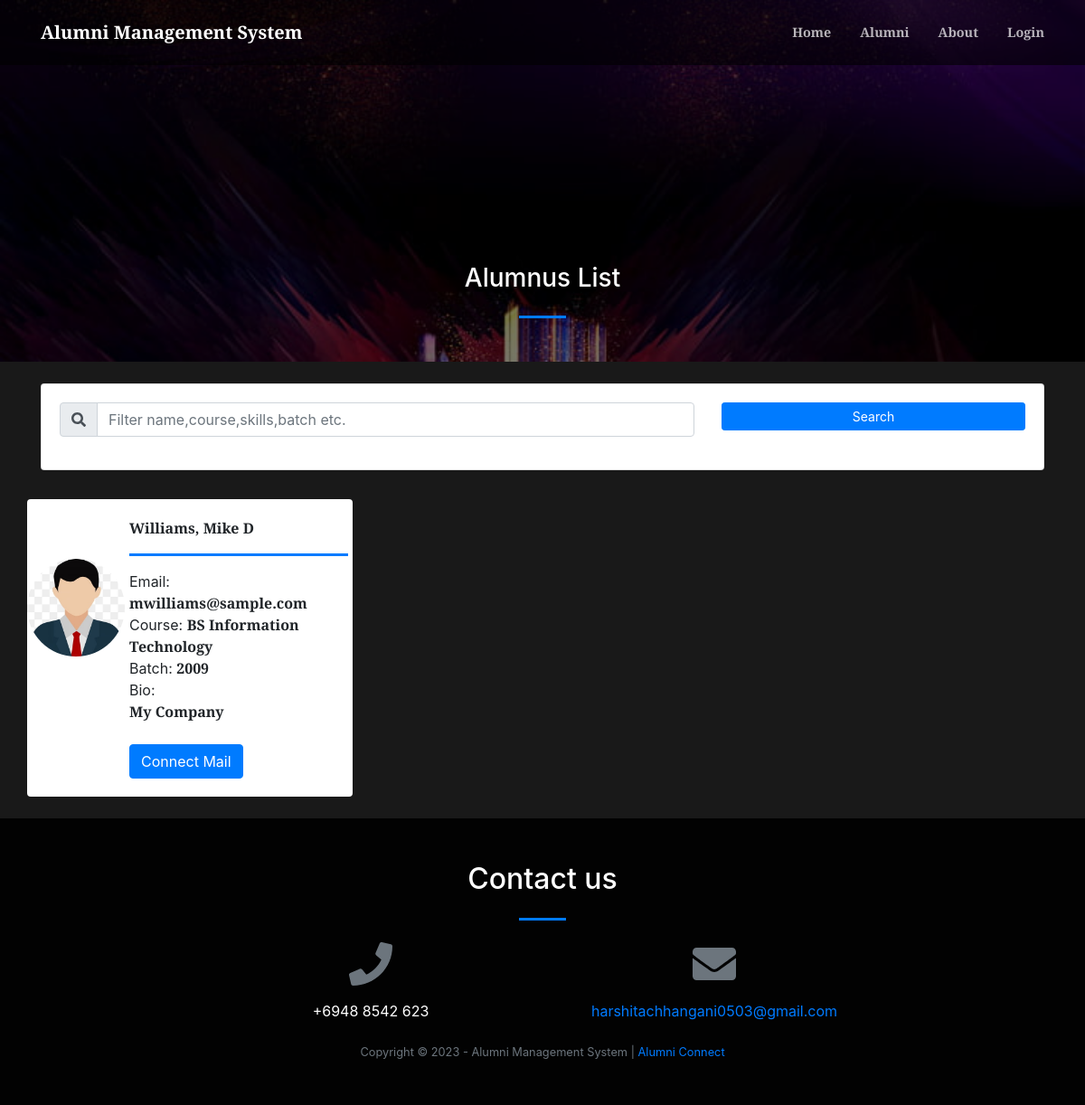
The app's page /index.php?page=alumni_list with its own data.
### tables this page shows
CREATE TABLE `alumnus_bio` (
  `id` int(30) NOT NULL,
  `firstname` varchar(200) NOT NULL,
  `middlename` varchar(200) NOT NULL,
  `lastname` varchar(200) NOT NULL,
  `gender` varchar(10) NOT NULL,
  `batch` year(4) NOT NULL,
  `course_id` int(30) NOT NULL,
  `email` varchar(250) NOT NULL,
  `connected_to` text NOT NULL,
  `avatar` text NOT NULL,
  `status` tinyint(1) NOT NULL DEFAULT 0 COMMENT '0= Unverified, 1= Verified',
  `date_created` date NOT NULL DEFAULT current_timestamp()
);

CREATE TABLE `courses` (
  `id` int(30) NOT NULL,
  `course` text NOT NULL,
  `about` text NOT NULL
);

### alumni_list.php (the view, shortened to what this page needs)
<?php
include 'admin/db_connect.php';
?>
        <header class="masthead">
            <div class="container-fluid h-100">
                <div class="row h-100 align-items-center justify-content-center text-center">
                    <div class="col-lg-8 align-self-end mb-4 page-title">
                        <h3 class="text-white">Alumnus List</h3>
                        <hr class="divider my-4" />
                    </div>
                </div>
            </div>
        </header>
        	<div class="container">
        		<div class="card mb-4 mt-4">
		        <div class="card-body">
		            <div class="row">
		                <div class="col-md-8">
		                    <div class="input-group mb-3">
		                      <div class="input-group-prepend">
		                        <span class="input-group-text" id="filter-field"><i class="fa fa-search"></i></span>
		                      </div>
		                      <input type="text" class="form-control" id="filter" placeholder="Filter name,course,skills,batch etc." aria-label="Filter" aria-describedby="filter-field">
		                    </div>
		                </div>
		                <div class="col-md-4">
		                    <button class="btn btn-primary btn-block btn-sm" id="search">Search</button>
		                </div>
		            </div>
		        </div>
		    </div>
        	</div>
            <div class="container-fluid mt-3 pt-2">
                <div class="row-items">
                <div class="col-lg-12">
                    <div class="row">
                <?php
                $fpath = 'admin/assets/uploads';
                $alumni = $conn->query("SELECT a.*,c.course,Concat(a.lastname,', ',a.firstname,' ',a.middlename) as name from alumnus_bio a inner join courses c on c.id = a.course_id order by Concat(a.lastname,', ',a.firstname,' ',a.middlename) asc");
                while($row = $alumni->fetch_assoc()):
                ?>
                <div class="col-md-4 item">
                <div class="card alumni-list" data-id="<?php echo $row['id'] ?>">
                        <div class="alumni-img" card-img-top>
                            <img src="<?php echo $fpath.'/'.$row['avatar'] ?>" alt="">
                        </div>
                    <div class="card-body">
                        <div class="row align-items-center h-100">
                            <div class="">
                                <div>
                                <p class="filter-txt"><b><?php echo $row['name'] ?></b></p>
                                <hr class="divider w-100" style="max-width: calc(100%)">
                                <p class="filter-txt">Email: <b><?php echo $row['email'] ?></b></p>
                                <p class="filter-txt">Course: <b><?php echo $row['course'] ?></b></p>
                                <p class="filter-txt">Batch: <b><?php echo $row['batch'] ?></b></p>
                                <p class="filter-txt">Bio:<br> <b><?php echo $row['connected_to'] ?></b></p>
                                    <br>
                                </div>
                                <div> <a class="btn btn-primary" href="mailto:<?php echo $row['email']?>" role="button">Connect Mail</a>
                                </div>
                            </div>
                        </div>
                    </div>
                </div>
                <br>
                </div>
                <?php endwhile; ?>
                </div>
                </div>
                </div>
            </div>

### index.php (shortened to what this page needs)
<!DOCTYPE html>
<html lang="en">
    <?php
    include('header.php');
    ?>
    <body id="page-top">
        <nav class="navbar navbar-expand-lg navbar-light fixed-top py-3" id="mainNav">
            <div class="container">
                <a class="navbar-brand js-scroll-trigger" href="./"><?php echo $_SESSION['system']['name'] ?></a>
                <div class="collapse navbar-collapse" id="navbarResponsive">
                    <ul class="navbar-nav ml-auto my-2 my-lg-0">
                        <li class="nav-item"><a class="nav-link js-scroll-trigger" href="index.php?page=home">Home</a></li>
                        <li class="nav-item"><a class="nav-link js-scroll-trigger" href="index.php?page=alumni_list">Alumni</a></li>
                        <li class="nav-item"><a class="nav-link js-scroll-trigger" href="index.php?page=about">About</a></li>
                        <?php if(!isset($_SESSION['login_id'])): ?>
                        <li class="nav-item"><a class="nav-link js-scroll-trigger" href="#" id="login">Login</a></li>
                        <?php endif; ?>
                    </ul>
                </div>
            </div>
        </nav>
        <?php
        $page = isset($_GET['page']) ?$_GET['page'] : "home";
        include $page.'.php';
        ?>
        <footer class=" py-5">
            <div class="container">
                <div class="row justify-content-center">
                    <div class="col-lg-8 text-center">
                        <h2 class="mt-0 text-white">Contact us</h2>
                        <hr class="divider my-4" />
                    </div>
                </div>
                <div class="row">
                    <div class="col-lg-4 ml-auto text-center mb-5 mb-lg-0">
                        <i class="fas fa-phone fa-3x mb-3 text-muted"></i>
                        <div class="text-white"><?php echo $_SESSION['system']['contact'] ?></div>
                    </div>
                    <div class="col-lg-4 mr-auto text-center">
                        <i class="fas fa-envelope fa-3x mb-3 text-muted"></i>
                        <a class="d-block" href="mailto:<?php echo $_SESSION['system']['email'] ?>"><?php echo $_SESSION['system']['email'] ?></a>
                    </div>
                </div>
            </div>
            <br>
            <div class="container"><div class="small text-center text-muted">Copyright © 2023 - <?php echo $_SESSION['system']['name'] ?> | <a href="http://localhost/alumni-management-system/alumni/index.php?page=home" target="_blank">Alumni Connect</a></div></div>
        </footer>
    </body>
</html>

### header.php (shortened to what this page needs)
<link href="admin/assets/css/jquery.datetimepicker.min.css" rel="stylesheet">
<link href="https://cdnjs.cloudflare.com/ajax/libs/magnific-popup.js/1.1.0/magnific-popup.min.css" rel="stylesheet" />
<link href="admin/assets/vendor/bootstrap-datepicker/css/bootstrap-datepicker.css" rel="stylesheet" />
<link href="css/styles.css" rel="stylesheet" />
<link type="text/css" rel="stylesheet" href="admin/assets/css/jquery-te-1.4.0.css">
 <link href="admin/assets/css/select2.min.css" rel="stylesheet">

### alumni_list.php (style rules this page uses)
.alumni-list { cursor: pointer; border: unset; flex-direction: inherit; }
.alumni-img { width: calc(30%); max-height: 30vh; display: flex; align-items: center; justify-content: center; }
.alumni-list .card-body { width: calc(70%); }
.alumni-img img { border-radius: 100%; max-height: calc(100%); max-width: calc(100%); }
header.masthead,header.masthead:before { min-height: 50vh !important; height: 50vh !important }
.row-items { position: relative; }
.masthead { min-height: 23vh !important; height: 23vh !important; }
.masthead:before { min-height: 23vh !important; height: 23vh !important; }
.alumni-list p { margin:unset; }

### records on screen
alumnus_bio: avatar (picture), name "Williams, Mike D", email "mwilliams@sample.com", course.course "BS Information Technology", batch "2009", connected_to "My Company"

### other values on screen
$_SESSION['system']['name'] "Alumni Management System"
$_SESSION['system']['contact'] "+6948 8542 623"
$_SESSION['system']['email'] "harshitachhangani0503@gmail.com"
